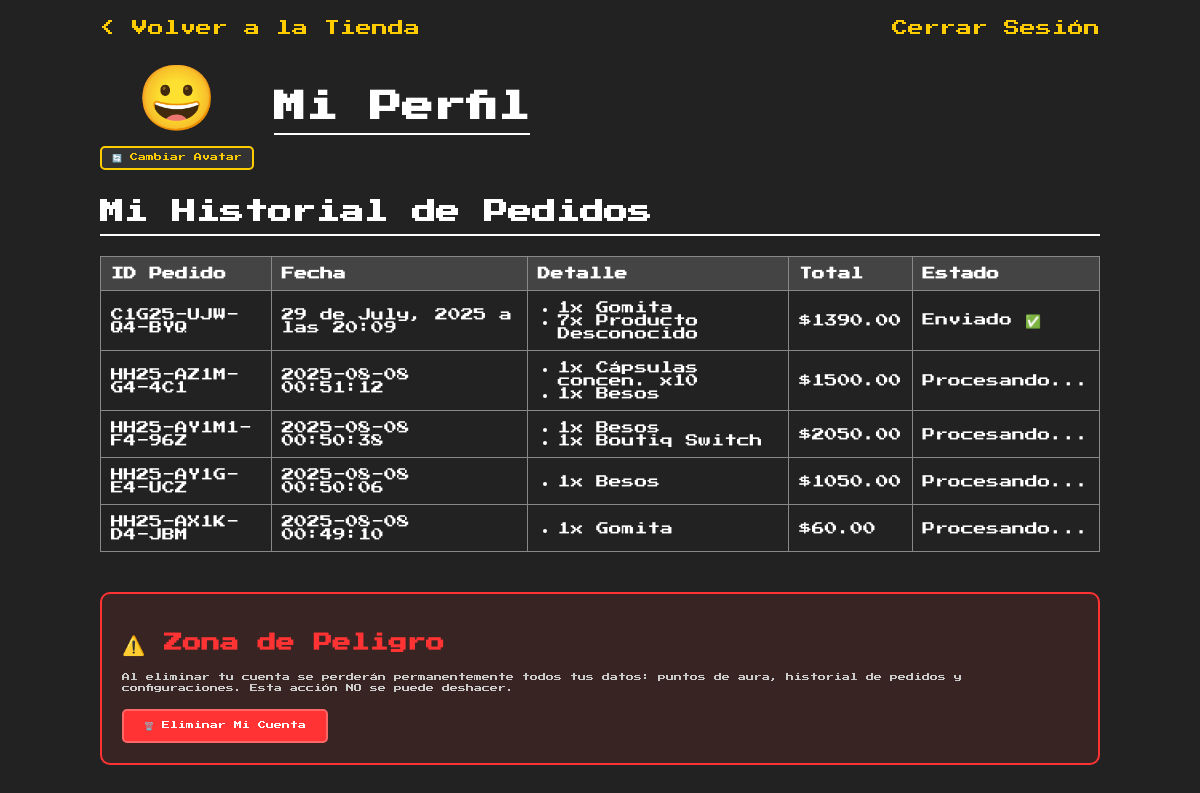
Page /perfil (signed in) on the committed database.
### app.py (models this page shows, shortened)
class Order(db.Model):
    id = db.Column(db.String(100), primary_key=True)
    user_emoji = db.Column(db.String(10), db.ForeignKey('user.emoji'))
    timestamp = db.Column(db.String(100))
    detalle = db.Column(JSON)
    detalle_completo = db.Column(JSON)
    total = db.Column(db.Float)
    aura_ganada = db.Column(db.Integer)
    aura_potencial = db.Column(db.Integer)
    aura_otorgada = db.Column(db.Integer)
    delivery_info = db.Column(JSON)
    completado = db.Column(db.Boolean, default=False)
    whatsapp_usado = db.Column(JSON)

class Product(db.Model):
    id = db.Column(db.String, primary_key=True)
    nombre = db.Column(db.String(100), nullable=False)
    descripcion = db.Column(db.Text)
    precio = db.Column(db.Float)
    stock = db.Column(db.Integer)
    imagen = db.Column(db.String(512))
    whatsapp_asignado = db.Column(db.String(10), default='1')
    orden = db.Column(db.Integer, default=999)
    promocion = db.Column(db.Boolean, default=False)
    variaciones = db.Column(JSON)
    bundle_items = db.Column(JSON)
    bundle_precio = db.Column(db.Float)
    imagenes_adicionales = db.Column(JSON)
    aura_multiplier = db.Column(db.Float, default=3.0, nullable=False)
    def to_dict(self):
        return {c.name: getattr(self, c.name) for c in self.__table__.columns}

### app.py (the view)
@app.route("/perfil")
def perfil_usuario():
    if not session.get("logged_in_user_emoji"): return redirect(url_for("entrar"))
    user_emoji = session["logged_in_user_emoji"]
    aura_data = get_user_aura_info(user_emoji)
    pedidos_del_usuario = Order.query.filter_by(user_emoji=user_emoji).order_by(Order.timestamp.desc()).all()
    products_db = Product.query.all()
    productos_dict = {p.id: p.to_dict() for p in products_db}
    return render_template("perfil.html", user_emoji=user_emoji, pedidos=pedidos_del_usuario, PRODUCTOS=productos_dict, aura_data=aura_data, AURA_LEVELS=get_aura_levels())

### app.py (called while the page is built, shortened)
def get_aura_levels():
    levels_db = AuraLevel.query.order_by(AuraLevel.level).all()
    if not levels_db:
        return [] # Should be populated by migration script
    levels = []
    for level in levels_db:
        level_dict = level.to_dict()
        if level_dict.get("points_needed") == "negative_infinity":
            level_dict["points_needed"] = -float('inf')
        levels.append(level_dict)
    return levels

def get_character_gif(points, level_info):
    level = level_info.get("level", 0)
    AURA_LEVELS = get_aura_levels()
    if points == 0: return "f0.gif"

    def to_dict(self):
        d = {c.name: getattr(self, c.name) for c in self.__table__.columns}
        if d.get('points_needed') == -float('inf'):
             d['points_needed'] = "-Infinity"
        return d

### templates/perfil.html (shortened to what this page needs)
<!DOCTYPE html>
<html lang="es">
<head>
</head>
<body>
    <div class="header-nav">
        <a href="{{ url_for('index') }}">< Volver a la Tienda</a>
        <a href="{{ url_for('logout') }}">Cerrar Sesión</a>
    </div>
    <div class="perfil-header">
        <div class="emoji-container">
            <span class="perfil-emoji">{{ user_emoji }}</span>
            <button class="cambiar-emoji-btn" onclick="openEmojiSelector()">🔄 Cambiar Avatar</button>
        </div>
        <h1>Mi Perfil</h1>
    </div>
    <h2>Mi Historial de Pedidos</h2>
    <table>
        <thead>
            <tr>
                <th>ID Pedido</th>
                <th>Fecha</th>
                <th>Detalle</th>
                <th>Total</th>
                <th>Estado</th>
            </tr>
        </thead>
        <tbody>
            {% for pedido in pedidos %}
            <tr>
                <td>{{ pedido.id }}</td>
                <td>{{ pedido.timestamp }}</td>
                <td>
                    <ul>
                    {% for prod_id, cantidad in pedido.detalle.items() %}
                        {% set parts = prod_id.split('-', 1) %}
                        {% set base_id = parts[0] %}
                        {% set variation_id = parts[1] if parts|length > 1 else none %}
                        {% set product_data = PRODUCTOS.get(base_id, {}) %}
                        {% if variation_id and product_data.variaciones %}
                            <li>{{ cantidad }}x {{ product_data.get('nombre', 'Desconocido') }} ({{ variation_id }})</li>
                        {% else %}
                            <li>{{ cantidad }}x {{ product_data.get('nombre', 'Producto Desconocido') }}</li>
                        {% endif %}
                    {% endfor %}
                    </ul>
                </td>
                <td>${{ "%.2f"|format(pedido.total) }}</td>
                <td>{% if pedido.completado %}Enviado ✅{% else %}Procesando...{% endif %}</td>
            </tr>
            {% else %}
            <tr>
                <td colspan="5">Aún no has realizado ningún pedido.</td>
            </tr>
            {% endfor %}
        </tbody>
    </table>
    <div style="margin-top: 40px; padding: 20px; border: 2px solid #ff3333; border-radius: 10px; background: rgba(255, 51, 51, 0.1);">
        <h3 style="color: #ff3333; margin-bottom: 15px;">⚠️ Zona de Peligro</h3>
        <p style="font-size: 8px; color: #ccc; margin-bottom: 15px; line-height: 1.4;">
            Al eliminar tu cuenta se perderán permanentemente todos tus datos: puntos de aura, historial de pedidos y configuraciones. Esta acción NO se puede deshacer.
        </p>
        <button onclick="confirmarEliminacionCuenta()" style="background: #ff3333; color: #fff; border: 2px solid #ff6666; padding: 10px 20px; border-radius: 5px; font-family: 'Press Start 2P', cursive; font-size: 8px; cursor: pointer;">
            🗑️ Eliminar Mi Cuenta
        </button>
    </div>
</body>
</html>

### templates/perfil.html (style rules this page uses)
body { font-family: 'Press Start 2P', cursive; background-color: #222; color: #fff; padding: 20px; max-width: 1000px; margin: auto; }
h1, h2 { border-bottom: 2px solid #fff; padding-bottom: 10px; }
.header-nav { display: flex; justify-content: space-between; align-items: center; margin-bottom: 20px; }
.perfil-header { display: flex; align-items: center; gap: 20px; margin-bottom: 30px; }
.perfil-emoji { font-size: 4em; }
table { width: 100%; border-collapse: collapse; margin-top: 20px; font-size: 0.8em; }
th, td { border: 1px solid #888; padding: 10px; text-align: left; }
th { background-color: #444; }
a { color: #ffcc00; text-decoration: none; }
ul { padding-left: 20px; margin: 0; }
.emoji-container { display: flex; flex-direction: column; align-items: center; gap: 10px; }
.cambiar-emoji-btn { background: #333; color: #ffcc00; border: 2px solid #ffcc00; padding: 5px 10px; border-radius: 5px; font-size: 8px; cursor: pointer; font-family: 'Press Start 2P', cursive; transition: all 0.3s; }

### rows in the picture
Order: id "C1G25-UJW-Q4-BYQ", timestamp "29 de July, 2025 a las 20:09", detalle "1" "7", get "Producto Desconocido", total "1390.00", completado "Enviado ✅"
Product: get "Gomita" "Gomita"
Order: id "HH25-AZ1M-G4-4C1", timestamp "2025-08-08 00:51:12", detalle "1" "1", total "1500.00", completado "Procesando..."
Product: get "Cápsulas concen. x10"
Product: get "Besos" "Besos" "Besos"
Order: id "HH25-AY1M1-F4-96Z", timestamp "2025-08-08 00:50:38", detalle "1" "1", total "2050.00", completado "Procesando..."
Product: get "Boutiq Switch"
Order: id "HH25-AY1G-E4-UCZ", timestamp "2025-08-08 00:50:06", detalle "1", total "1050.00", completado "Procesando..."
Order: id "HH25-AX1K-D4-JBM", timestamp "2025-08-08 00:49:10", detalle "1", total "60.00", completado "Procesando..."

### other values in the picture
{{ user_emoji }} "😀"
